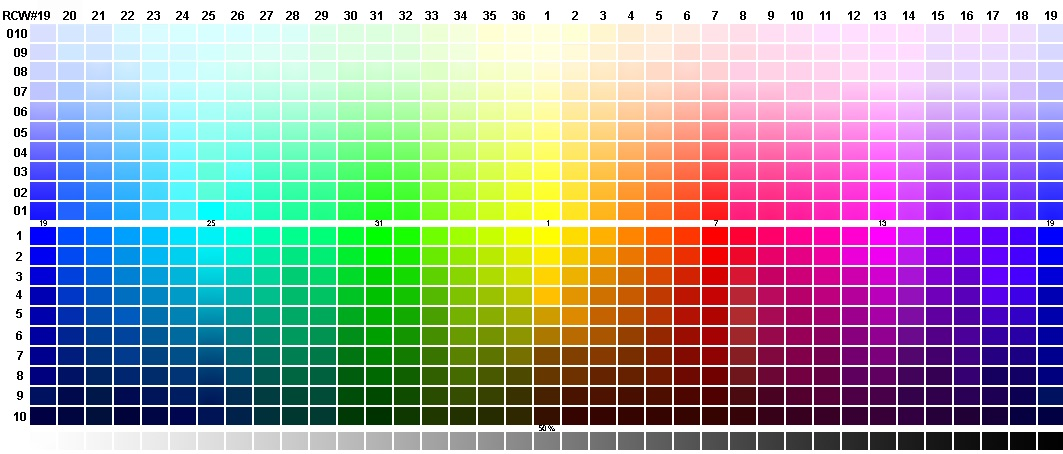
#> input picture sample_search_and_return/color-palette.jpg, 1063 x 454 px
$ python color_thresh.py
#> lines starting #> are read from the running program, lines starting #| are printed output that depends on the picture; after the words box and inside, x2 and y2 are one past the last pixel; in counts of white or black regions, pixels touching at a corner belong together
import os.path
import cv2

import matplotlib.image as mpimg
import matplotlib.pyplot as plt
import numpy as np

# Read in the image
# There are six more images available for reading
# called sample1-6.jpg, feel free to experiment with the others!

filename = 'color-palette.jpg'

image = mpimg.imread(filename)
#> image is the input picture: shape (454, 1063, 3); mean R, G, B 164.2, 163.3, 166.8


# Define color selection criteria
###### TODO: MODIFY THESE VARIABLES TO MAKE YOUR COLOR SELECTION

######
lower_threshold = (90,100,190)
upper_threshold = (105,250 ,255)
#low_high_mask = loe_high_color_thresh(image, lower_threshold, upper_threshold)
hsv = cv2.cvtColor(image, cv2.COLOR_BGR2HSV)
#> hsv: shape (454, 1063, 3); mean H, S, V 78.3, 129.8, 211.5
# pixels below the thresholds
mask = cv2.inRange(hsv, lower_threshold, upper_threshold)
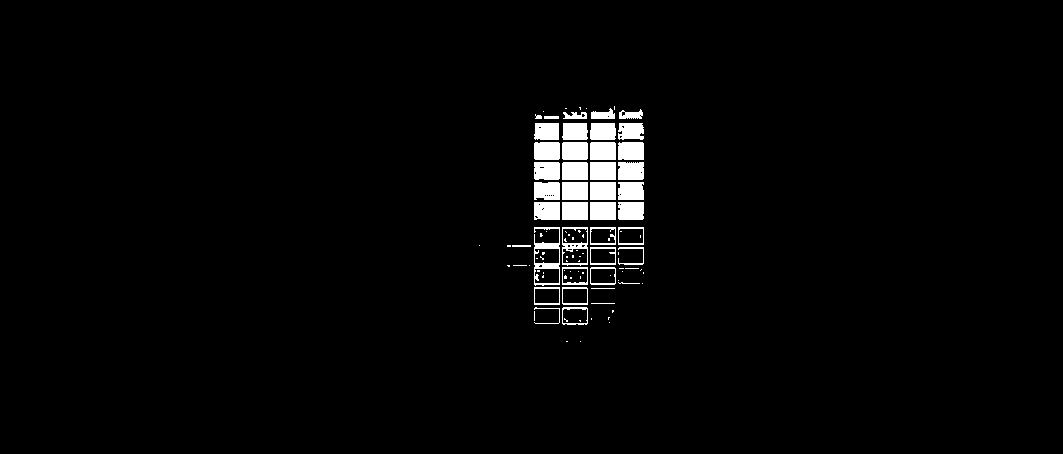
#> mask: shape (454, 1063); 2.5% white; 100 white regions (59 under 20 px), largest, box (x1, y1, x2, y2) and area: (534, 227, 560, 286) 528, (590, 162, 616, 180) 468, (562, 182, 588, 200) 468
res = cv2.bitwise_and(image,image, mask= mask)
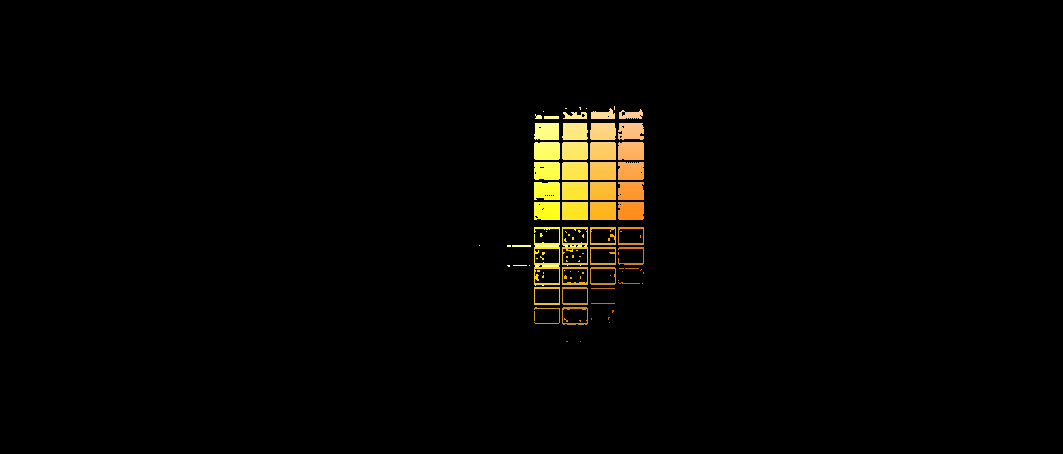
#> res: shape (454, 1063, 3); mean R, G, B 6.2, 5.1, 2

# Display the original image and binary
f, ((ax1, ax2), (ax3, ax4)) = plt.subplots(2, 2, figsize=(18, 6), sharey=True)
f.tight_layout()
ax1.imshow(image)
ax1.set_title('Original Image', fontsize=40)

ax2.imshow(hsv)
ax2.set_title('HSV Image', fontsize=40)

ax3.imshow(mask, cmap='gray')
ax3.set_title('mask', fontsize=40)

ax4.imshow(res, cmap='gray')
ax4.set_title('result', fontsize=40)

plt.subplots_adjust(left=0., right=1, top=0.9, bottom=0.)


plt.show() # Uncomment if running on your local machine
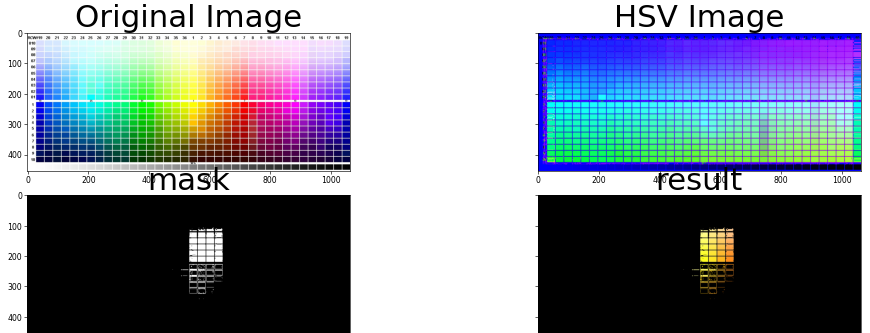
#> figure drawn by matplotlib, 4 panels
